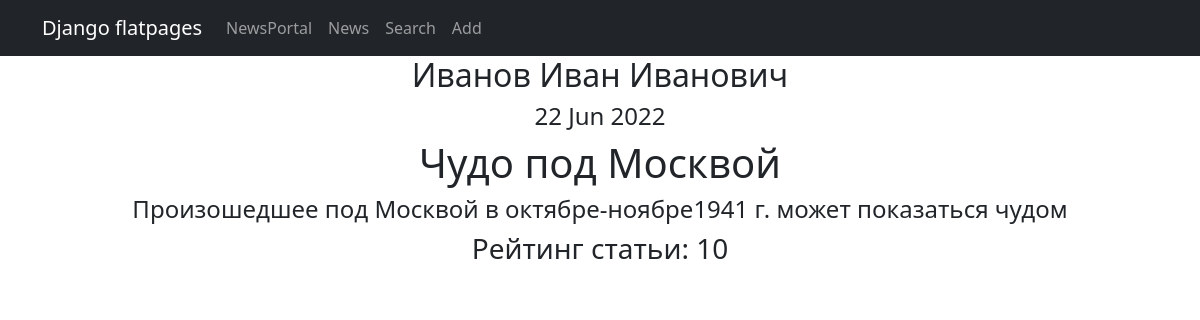
Screenshot of /news/1 with the database file from the repository.
### News/models.py (models this page shows, shortened)
class Post(models.Model):
    author_post = models.ForeignKey(Author, on_delete=models.CASCADE)
    сhoice_post = models.CharField(max_length=2, choices=POSITIONS, default=news)
    date_post = models.DateTimeField(auto_now_add=True)
    links_posts = models.ManyToManyField(Category, through='PostCategory')
    heading_post = models.CharField(max_length=255)
    text_post = models.TextField()
    rating_post = models.IntegerField(default=0)

class Author(models.Model):
    user = models.OneToOneField(User, on_delete=models.CASCADE)
    user_rating = models.IntegerField(default=0)
    def __str__(self):
        return f'{self.user}'

### News/views.py (the view)
# urls.py: path('<int:pk>', OnenewsDetail.as_view(), name='onenews'),
class OnenewsDetail(DetailView):
    model = Post
    template_name = 'onenews.html'
    context_object_name = 'onenews'

### News/templatetags/censor_filters.py (called while the page is built)
@register.filter()
def censor(value):
    try:
        if not isinstance(value, str):
            raise AttributeError("Ошибка! Вы применяете фильтр не к строковому типу данных.")
        value = value.split()
        for i, word in enumerate(value):
            if any(stor_word in word for stor_word in stop_list):
                value[i] = word[0] + "".join('*' if cen.isalpha() else cen for cen in word)
                value[i] = value[i].replace('*', '', 1)
        return " ".join(value)
    except TypeError:
        print('Error')

### templates/onenews.html (shortened to what this page needs)
{% extends 'flatpages/default.html' %}
{% load censor_filters %}
{% block content %}
    <h2>{{ onenews.author_post }}</h2>
    <h4>{{ onenews.date_post|date:'d M Y' }}</h4>
    <h1>{{ onenews.heading_post|censor }}</h1>
    <h4>{{ onenews.text_post|censor }}</h4>
    <h3>Рейтинг статьи: {{ onenews.rating_post }}</h3>
{% endblock content %}

### rows the page displays
Post: author_post "Иванов Иван Иванович", date_post "22 Jun 2022", heading_post|censor "Чудо под Москвой", text_post|censor "Произошедшее под Москвой в октябре-ноябре1941 г. может показаться чудом", rating_post "10"
